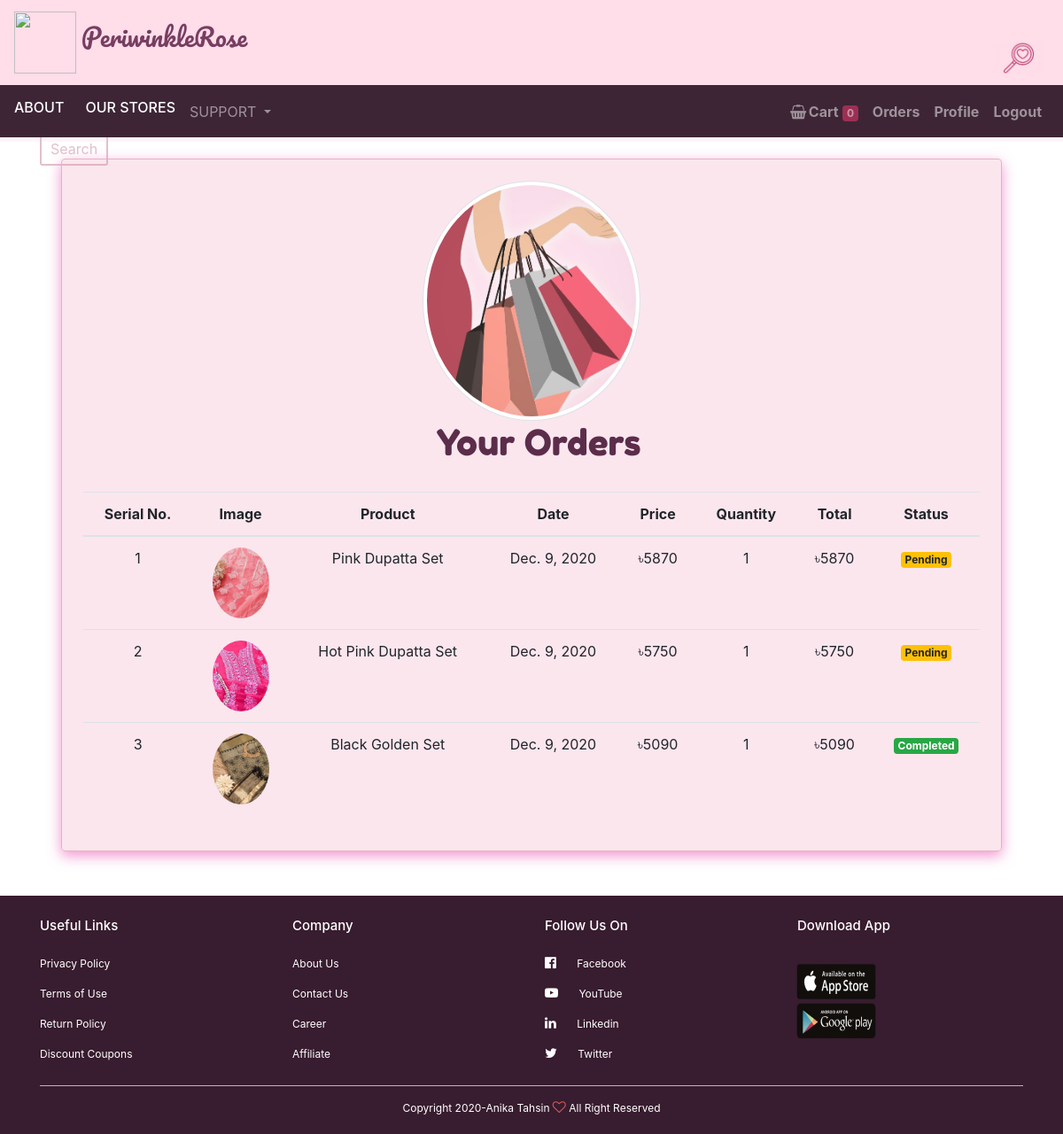
Page /orders (signed in) on the earlier database version.
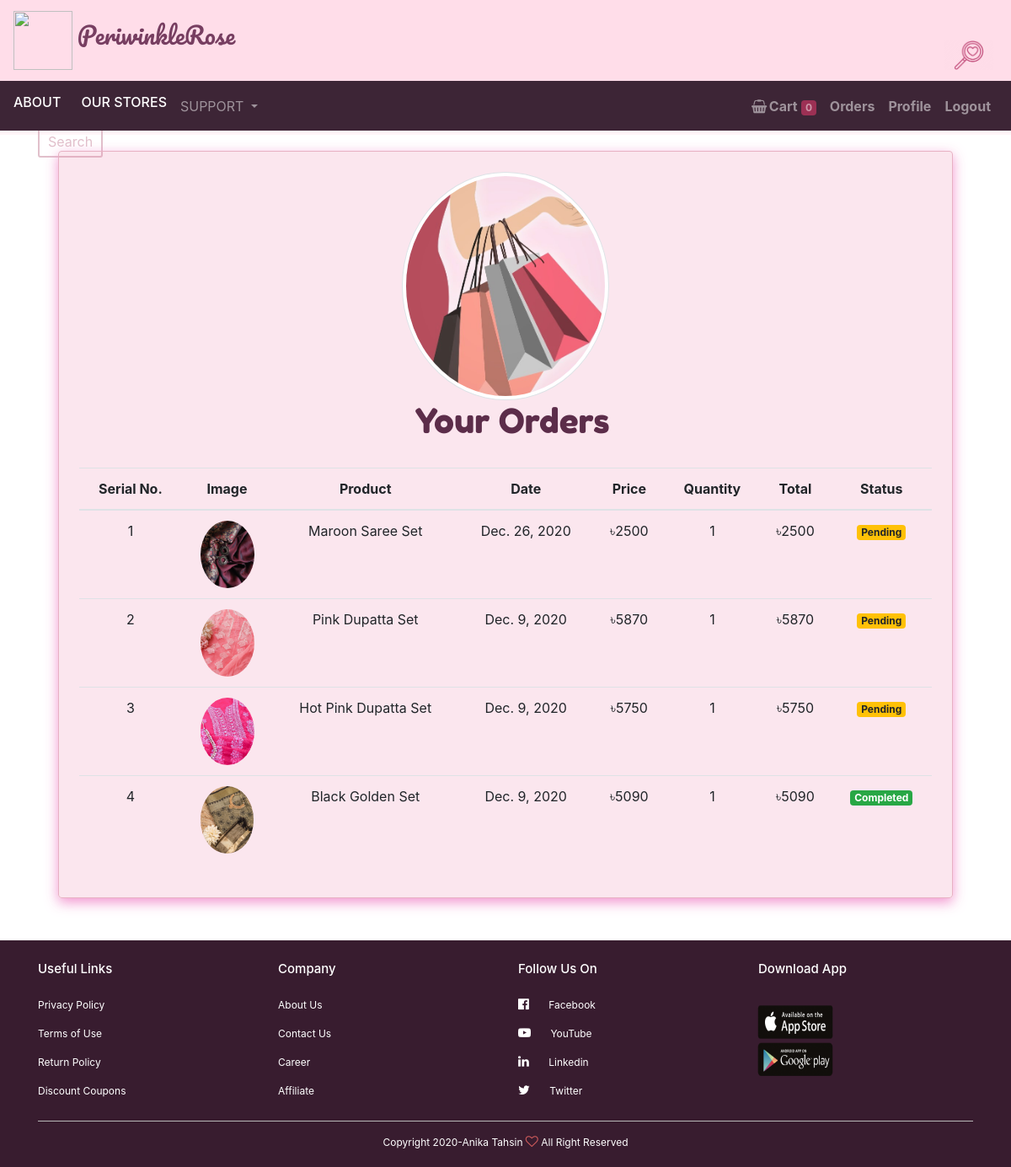
Same page on the later database version.
### store/models/orders.py (models this page shows, shortened)
class Order(models.Model):
    product = models.ForeignKey(Product, on_delete=models.CASCADE)
    customer = models.ForeignKey(Customer, on_delete=models.CASCADE)
    quantity = models.IntegerField(default=1)
    price = models.IntegerField()
    address = models.CharField(max_length=50, default='', blank=True)
    phone = models.CharField(max_length=50, default='', blank=True)
    date = models.DateField(default=datetime.datetime.today)
    status = models.BooleanField(default=False)
    payment_method = models.CharField(max_length=20, choices=METHOD,default="Cash On Delivery")
    payment_completed = models.BooleanField(default=False, null=True, blank=True)
    @staticmethod
    def get_orders_by_customer(customer_id):
        return Order\
            .objects\
            .filter(customer = customer_id)\
            .order_by('date')

### store/models/products.py (models this page shows, shortened)
class Product(models.Model):
    name = models.CharField(max_length=50)
    price = models.IntegerField(default=0)
    category = models.ForeignKey(Category, on_delete=models.CASCADE, default=1)
    description = models.CharField(max_length=700, default='', null=True, blank=True)
    image = models.ImageField(upload_to='uploads/products/')

### store/views/orders.py (the view)
# urls.py: path('orders',  OrderView.as_view(), name='orders'),
class OrderView(View):
    @method_decorator(auth_middleware)
    def get(self, request):
        customer = request.session.get('customer')
        orders = Order.get_orders_by_customer(customer)
        print(orders)
        orders = orders.reverse()
        return render(request, 'orders.html', {'orders':orders})

### store/templatetags/custom_filter.py (called while the page is built)
@register.filter(name='currency')
def currency(number):
    return "৳"+str(number)

@register.filter(name='multiply')
def multiply(number, number1):
    return number*number1

### store/templates/orders.html
{% extends 'base.html' %}
{% load static %}
{% block content %}
{% load cart %}
{% load custom_filter %}
<div class="container">
    <div class="brd rounded p-4 m-4">
        <div class="container hdupper" style="text-align: center;">
            <img class="img-fluid w-25 rounded-circle img-thumbnail" src="{% static 'img/credit.jpg' %}">
        </div>
        <h1 class="display-3 pl-2 ml-2 hding">Your Orders</h1>
        <br>
        <table class="table text-center">
            <thead class="table">
                <tr>
                    <th>Serial No.</th>
                    <th>Image</th>
                    <th>Product</th>
                    <th>Date</th>
                    <th>Price</th>
                    <th>Quantity</th>
                    <th>Total</th>
                    <th>Status</th>
                </tr>
            </thead>
            <tbody>
                {% for order in orders %}
                <tr>
                    <td>{{forloop.counter}}</td>
                    <td><img style="height: 80px;" class="rounded-circle" src="{{order.product.image.url}}" alt=""></td>
                    <td>{{order.product.name}}</td>
                    <td>{{order.date}}</td>
                    <td>{{order.price|currency}}</td>
                    <td>{{order.quantity}}</td>
                    <td>{{order.quantity|multiply:order.price|currency}}</td>
                    {% if order.status %}
                    <td><small class="badge badge-success">Completed</small></td>
                    {% else %}
                    <td><small class="badge badge-warning">Pending</small></td>
                    {% endif %}
                </tr>
                {% endfor %}
            </tbody>
        </table>
    </div>
</div>
{% endblock %}

Differences in the rows shown:
added Order: product.image (picture), product.name "Maroon Saree Set", date "Dec. 26, 2020", price "৳2500", quantity "1", quantity|multiply "৳2500", status "Pending"
